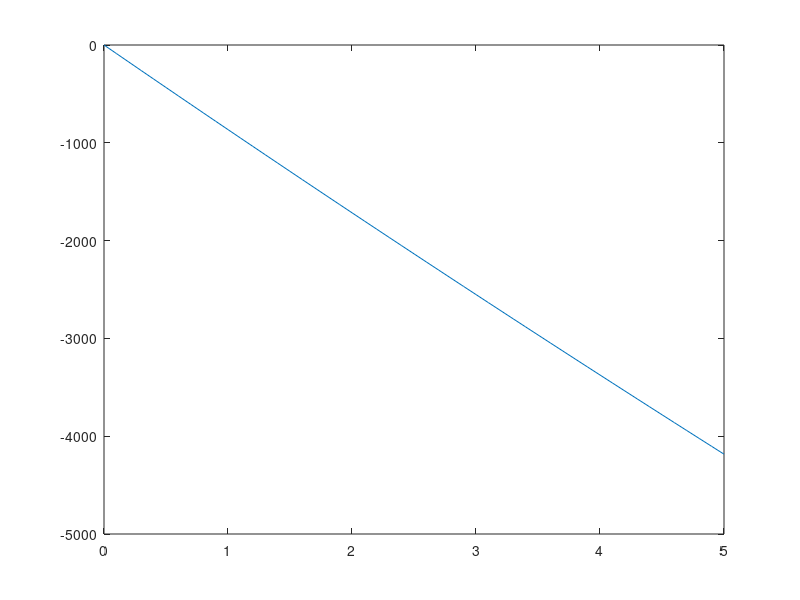

MATLAB code for this plot:
clear all

R=5;
X=50000;
Theta=0:0.1:5;


Dy=R*tan(Theta*pi/180)+X-X*cos(Theta*pi/180);

Dx=R-R*cos(Theta*pi/180)+X*tan(Theta*pi/180);

plot(Theta, Dy-Dx);
